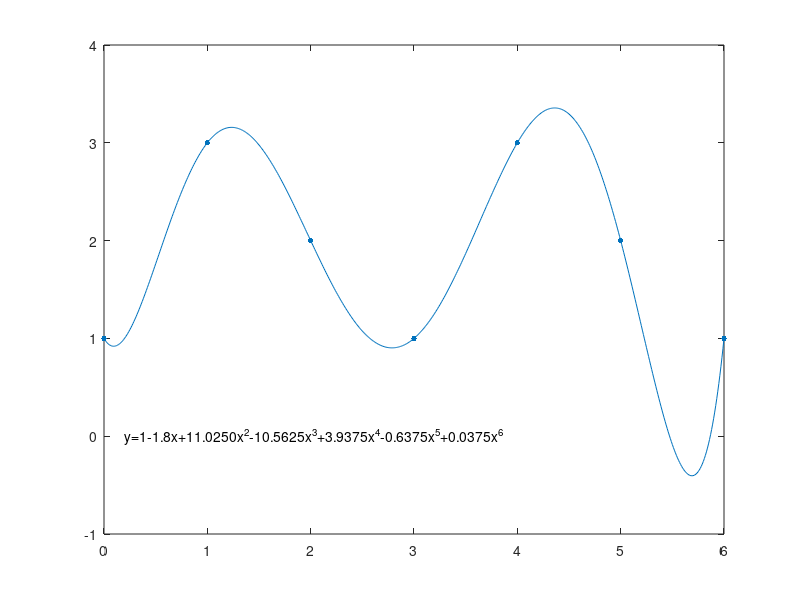

The MATLAB script that drew this image:
x=0:0.01:6;
y=1-1.8*x+11.0250*x.^2-10.5625*x.^3+3.9375*x.^4-0.6375*x.^5+0.0375*x.^6;
px=[0,1,2,3,4,5,6];
py=[1,3,2,1,3,2,1];
plot(x,y);
hold on 
scatter(px,py,150,'.');
text(0.2,0,'y=1-1.8x+11.0250x^2-10.5625x^3+3.9375x^4-0.6375x^5+0.0375x^6');